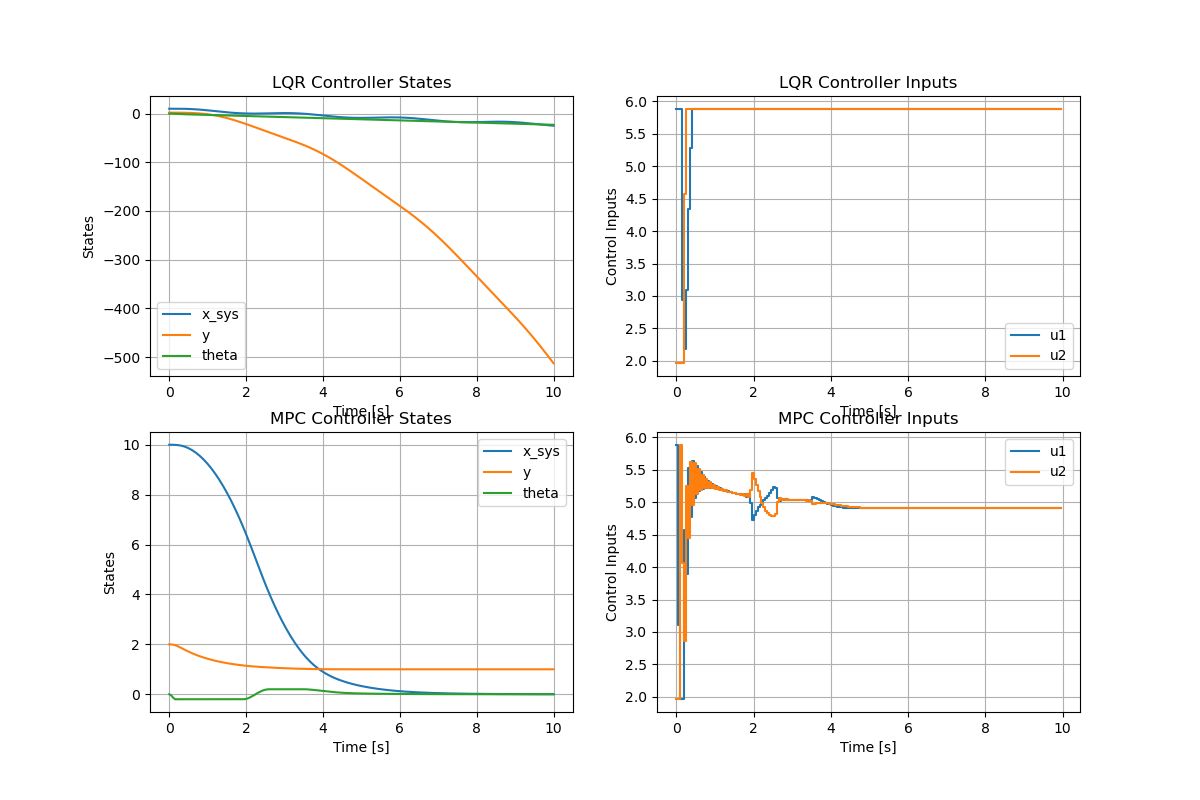

Python code for this plot:
import numpy as np
import scipy.linalg
import scipy.sparse as sparse
import osqp
from control import dare, lqr
import matplotlib.pyplot as plt
from matplotlib.animation import FuncAnimation
from functools import partial

from scipy.linalg import solve_discrete_are
from scipy.sparse import hstack, csr_matrix, eye,vstack
# Model parameters
g = 9.81  # m/s^2
m = 1.0  # kg
l = 0.3  # meters
J = 0.2 * m * l ** 2

# Thrust limits
umin = np.array([0.2 * m * g, 0.2 * m * g])
umax = np.array([0.6 * m * g, 0.6 * m * g])

h = 0.05  # time step (20 Hz)
def quad_dynamics(x, u):
    """
    Compute the state derivatives for the planar quadrotor.

    Parameters:
    x_sys : ndarray
        State vector [x_sys, y, theta, x_dot, y_dot, theta_dot].
    u : ndarray
        Control inputs [u1, u2].

    Returns:
    dxdt : ndarray
        State derivative vector.
    """
    theta = x[2]

    x_ddot = (1 / m) * (u[0] + u[1]) * np.sin(theta)
    y_ddot = (1 / m) * (u[0] + u[1]) * np.cos(theta) - g
    theta_ddot = (1 / J) * (l / 2) * (u[1] - u[0])

    dxdt = np.zeros(6)
    dxdt[0:3] = x[3:6]
    dxdt[3] = x_ddot
    dxdt[4] = y_ddot
    dxdt[5] = theta_ddot

    return dxdt


def quad_dynamics_rk4(x, u, h=h):
    """
    Perform Runge-Kutta 4 integration for the quadrotor dynamics.

    Parameters:
    x_sys : ndarray
        Current state vector.
    u : ndarray
        Control input.
    h : float
        Time step.

    Returns:
    x_next : ndarray
        Next state vector after time step h.
    """
    k1 = quad_dynamics(x, u)
    k2 = quad_dynamics(x + 0.5 * h * k1, u)
    k3 = quad_dynamics(x + 0.5 * h * k2, u)
    k4 = quad_dynamics(x + h * k3, u)

    x_next = x + (h / 6.0) * (k1 + 2 * k2 + 2 * k3 + k4)
    return x_next


def numerical_jacobian(func, x, epsilon=1e-6):
    """
    Compute the Jacobian matrix of a function numerically using finite differences.

    Parameters:
    func : callable
        Function for which to compute the Jacobian.
    x_sys : ndarray
        Point at which to compute the Jacobian.
    epsilon : float
        Perturbation size.

    Returns:
    jac : ndarray
        Jacobian matrix.
    """
    n = x.size
    fx = func(x)
    m = fx.size
    jac = np.zeros((m, n))
    for i in range(n):
        x_perturbed = np.copy(x)
        x_perturbed[i] += epsilon
        fx_perturbed = func(x_perturbed)
        jac[:, i] = (fx_perturbed - fx) / epsilon
    return jac


# Define functions for linearization
def dynamics_rk4_wrapper(x):
    return quad_dynamics_rk4(x, u_hover)


def dynamics_rk4_u_wrapper(u):
    return quad_dynamics_rk4(x_hover, u)

x_hover = np.zeros(6)
u_hover = np.array([0.5000000 * m * g, 0.5000000 * m * g])
# Compute A and B using numerical Jacobian
A = numerical_jacobian(dynamics_rk4_wrapper, x_hover)
B = numerical_jacobian(dynamics_rk4_u_wrapper, u_hover)

# Number of states and controls
Nx = 6  # number of states
Nu = 2  # number of control inputs

# Final time and number of time steps
Tfinal = 10.0
Nt = int(Tfinal / h) + 1
thist = np.arange(0, h * Nt, h)

# Cost weights
Q = np.eye(Nx)
R = 0.01 * np.eye(Nu)
Qn = np.eye(Nx)


def cost_function(xhist, uhist):
    """
    Compute the total cost over the history of states and controls.

    Parameters:
    xhist : ndarray
        History of states.
    uhist : ndarray
        History of control inputs.

    Returns:
    cost : float
        Total cost.
    """
    cost = 0.5 * xhist[:, -1].T @ Qn @ xhist[:, -1]
    for k in range(xhist.shape[1] - 1):
        cost += 0.5 * xhist[:, k].T @ Q @ xhist[:, k]
        cost += 0.5 * uhist[k].T @ R @ uhist[k]
    return cost
# LQR Hover Controller
# Solve Discrete Algebraic Riccati Equation
P = solve_discrete_are(A, B, Q, R)
K = np.linalg.inv(R + B.T @ P @ B) @ (B.T @ P @ A)

def lqr_controller(x, xref,K=K):
    """
    LQR controller law.

    Parameters:
    t : float
        Current time (unused).
    x_sys : ndarray
        Current state.
    K : ndarray
        LQR gain matrix.
    xref : ndarray
        Reference state.

    Returns:
    u : ndarray
        Control input.
    """
    return u_hover - K @ (x - xref)
# Build QP matrices for OSQP
Nh = 20  # Horizon length (one second at 20Hz)

# Construct H matrix (quadratic cost)
#H = sparse.block_diag([Q] * Nh + [R] * Nh).tocsc()
H=sparse.block_diag([sparse.kron(sparse.eye(Nh-1),sparse.block_diag([R]*1+[Q]*1))]+[sparse.block_diag([R]*1+[P]*1)]  ).tocsc()
# Initialize b and other matrices
b = np.zeros(Nh * (Nx + Nu))

# Construct C matrix (dynamics constraints)
# First, state constraints
C_top = hstack((B,-eye(Nx),csr_matrix(np.zeros((Nx,(Nh-1)*(Nx+Nu))))))
# Then, the rest of the dynamics
C_rest1=csr_matrix(np.zeros((Nx*(Nh-1),Nu)))
C_rest2=hstack((sparse.kron(sparse.eye(Nh-1),np.hstack((A,B))),csr_matrix(np.zeros((Nx*(Nh-1),Nx)))))
C_rest3=hstack(  (csr_matrix(np.zeros((Nx*(Nh-1),Nx))),sparse.kron(sparse.eye(Nh-1), np.hstack((np.zeros((Nx,Nu)),-np.eye(Nx)  )  ))))
C = vstack((C_top,hstack((C_rest1,C_rest2+C_rest3))))


# Thrust constraints
U = sparse.kron(sparse.eye(Nh), np.hstack([np.eye(Nu), np.zeros((Nu, Nx))]))
Theta = sparse.kron(sparse.eye(Nh), np.array([[0, 0, 0, 0, 1, 0, 0, 0]]))

# Dynamics + thrust limit + theta constraints
D = vstack([
    C,
    U,
    Theta
]).tocsc()

# Define lower and upper bounds
lb = np.concatenate([
    np.zeros(Nx * Nh),  # Dynamics equality constraints
    np.tile(umin - u_hover, Nh),  # Control lower limits
    np.tile(-0.2, Nh)  # Theta lower limits
])

ub = np.concatenate([
    np.zeros(Nx * Nh),  # Dynamics equality constraints
    np.tile(umax - u_hover, Nh),  # Control upper limits
    np.tile(0.2, Nh)  # Theta upper limits
])

# Setup OSQP problem
prob = osqp.OSQP()
prob.setup(P=H, q=b, A=D, l=lb, u=ub, verbose=False, eps_abs=1e-8, eps_rel=1e-8, polish=True)


def mpc_controller(x, xref):
    """
    MPC controller using OSQP.

    Parameters:
    x_sys : ndarray
        Current state.
    K : ndarray
        LQR gain matrix.
    xref : ndarray
        Reference state.

    Returns:
    u : ndarray
        Control input.
    """
    lb[:6] = -A @ x
    ub[:6] = -A @ x

    # the linear guys in function J due to the nonzero x_ref
    for j in range(Nh - 1):
        b[Nu + j * (Nx + Nu):Nu + j * (Nx + Nu) + Nx] = -Q @ xref
    b[Nu + (Nh - 1) * (Nx + Nu):Nu + (Nh - 1) * (Nx + Nu) + Nx] = -P @ xref

    # Update the first Nx constraints to be the current state
    prob.update(q=b, l=lb, u=ub)

    # Update the QP's b vector based on the current state and reference
    # This is a placeholder as detailed implementation requires proper mapping
    # Here, we assume a simplified scenario

    # Solve QP
    results = prob.solve()

    # Extract the first control input
    delta_u = results.x[:Nu]

    return u_hover + delta_u


def closed_loop(x0, controller, Nt, xref):
    """
    Simulate closed-loop system.

    Parameters:
    x0 : ndarray
        Initial state.
    controller : callable
        Controller function.
    Nt : int
        Number of time steps.
    xref : ndarray
        Reference state.

    Returns:
    xhist : ndarray
        History of states.
    uhist : ndarray
        History of control inputs.
    """
    xhist = np.zeros((Nx, Nt))
    uhist = np.zeros((Nu, Nt - 1))
    u0 = controller(x0, xref)
    xhist[:, 0] = x0
    uhist[:, 0] = u0
    for k in range(Nt - 1):
        u = controller(xhist[:, k], xref)
        # Enforce control limits
        u = np.clip(u, umin, umax)
        uhist[:, k] = u
        # Integrate dynamics
        x_next = quad_dynamics_rk4(xhist[:, k], u)
        xhist[:, k + 1] = x_next
    return xhist, uhist


# Define reference and initial states
x_ref = np.array([0.0, 1.0, 0.0, 0.0, 0.0, 0.0])
x0 = np.array([1.0, 2.0, 0.0, 0.0, 0.0, 0.0])

# Simulate closed-loop with LQR controller
xhist1, uhist1 = closed_loop(x0, lqr_controller, Nt, x_ref)

# Simulate closed-loop with MPC controller
xhist2, uhist2 = closed_loop(x0, mpc_controller, Nt, x_ref)

# Plotting States and Controls
import matplotlib.pyplot as plt

time = thist[:Nt]

plt.figure(figsize=(12, 8))

# Plot states for LQR
plt.subplot(2, 2, 1)
plt.plot(time, xhist1[0, :], label='x_sys')
plt.plot(time, xhist1[1, :], label='y')
plt.plot(time, xhist1[2, :], label='theta')
plt.title('LQR Controller States')
plt.xlabel('Time [s]')
plt.ylabel('States')
plt.legend()
plt.grid(True)

# Plot controls for LQR
plt.subplot(2, 2, 2)
plt.step(time[:-1], uhist1[0, :], where='post', label='u1')
plt.step(time[:-1], uhist1[1, :], where='post', label='u2')
plt.title('LQR Controller Inputs')
plt.xlabel('Time [s]')
plt.ylabel('Control Inputs')
plt.legend()
plt.grid(True)

# Plot states for MPC
plt.subplot(2, 2, 3)
plt.plot(time, xhist2[0, :], label='x_sys')
plt.plot(time, xhist2[1, :], label='y')
plt.plot(time, xhist2[2, :], label='theta')
plt.title('MPC Controller States')
plt.xlabel('Time [s]')
plt.ylabel('States')
plt.legend()
plt.grid(True)

# Plot controls for MPC
plt.subplot(2, 2, 4)
plt.step(time[:-1], uhist2[0, :], where='post', label='u1')
plt.step(time[:-1], uhist2[1, :], where='post', label='u2')
plt.title('MPC Controller Inputs')
plt.xlabel('Time [s]')
plt.ylabel('Control Inputs')
plt.legend()
plt.grid(True)
plt.savefig('2D_drone_.png')
plt.tight_layout()
plt.show()


# --------------- 动画生成部分开始 ---------------

def animate_quadrotor(xhist, uhist, title='Quadrotor Simulation', filename='quadrotor_animation.gif'):
    """
    生成3D动画并保存为GIF。

    Parameters:
    xhist : ndarray
        状态历史，形状为 (6, Nt)。
    uhist : ndarray
        控制输入历史，形状为 (2, Nt-1)。
    title : str
        动画标题。
    filename : str
        保存的GIF文件名。
    """
    # 设置四旋翼的几何形状（简化为一条长度为l的线段）
    quad_length = l  # 四旋翼臂长

    # 创建图形和3D轴
    fig = plt.figure(figsize=(8, 6))
    ax = fig.add_subplot(111, projection='3d')
    ax.set_title(title)
    ax.set_xlabel('X (m)')
    ax.set_ylabel('Y (m)')
    ax.set_zlabel('Theta (rad)')
    ax.set_xlim(np.min(xhist[0, :]) - 1, np.max(xhist[0, :]) + 1)
    ax.set_ylim(np.min(xhist[1, :]) - 1, np.max(xhist[1, :]) + 1)
    ax.set_zlim(np.min(xhist[2, :]) - np.pi/4, np.max(xhist[2, :]) + np.pi/4)

    # 初始化四旋翼线段
    quad_line, = ax.plot([], [], [], 'o-', lw=2, color='blue')

    # 初始化轨迹线
    traj_line, = ax.plot([], [], [], '-', lw=1, color='gray', alpha=0.5)

    # 存储轨迹数据
    traj_x, traj_y, traj_theta = [], [], []

    def init():
        quad_line.set_data([], [])
        quad_line.set_3d_properties([])
        traj_line.set_data([], [])
        traj_line.set_3d_properties([])
        return quad_line, traj_line

    def update(frame):
        # 当前状态
        x, y, theta = xhist[0, frame], xhist[1, frame], xhist[2, frame]

        # 四旋翼的两端点
        x1 = x + (quad_length / 2) * np.cos(theta)
        y1 = y + (quad_length / 2) * np.sin(theta)
        theta_z = theta  # 在Z轴显示theta

        x2 = x - (quad_length / 2) * np.cos(theta)
        y2 = y - (quad_length / 2) * np.sin(theta)
        theta_z2 = theta  # 保持一致

        # 更新四旋翼线段
        quad_line.set_data([x1, x2], [y1, y2])
        quad_line.set_3d_properties([theta_z, theta_z2])

        # 更新轨迹
        traj_x.append(x)
        traj_y.append(y)
        traj_theta.append(theta)
        traj_line.set_data(traj_x, traj_y)
        traj_line.set_3d_properties(traj_theta)

        return quad_line, traj_line

    ani = FuncAnimation(fig, update, frames=range(0, xhist.shape[1], 2),
                        init_func=init, blit=True, interval=50)

    # 保存动画为GIF
    ani.save(filename, writer='pillow', fps=60)
    plt.close(fig)
    print(f"动画已保存为 {filename}")

# 生成LQR控制器的动画
animate_quadrotor(xhist1, uhist1, title='Quadrotor Simulation with LQR Controller', filename='quadrotor_lqr_.gif')

# 生成MPC控制器的动画
animate_quadrotor(xhist2, uhist2, title='Quadrotor Simulation with MPC Controller', filename='quadrotor_mpc_.gif')